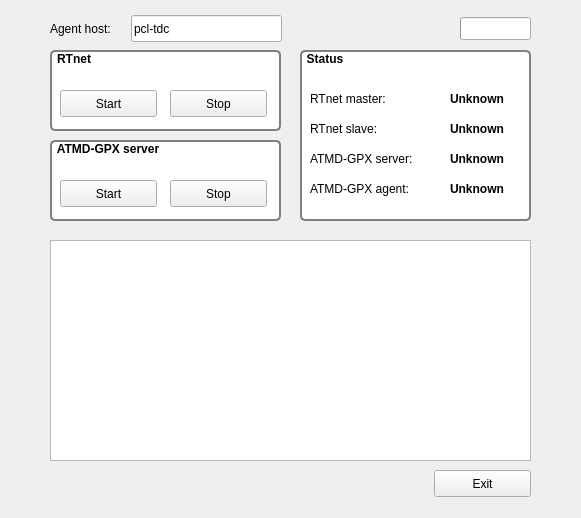
<?xml version="1.0" encoding="UTF-8"?>
<ui version="4.0">
 <class>MainWindow</class>
 <widget class="QMainWindow" name="MainWindow">
  <property name="geometry">
   <rect>
    <x>0</x>
    <y>0</y>
    <width>581</width>
    <height>518</height>
   </rect>
  </property>
  <property name="windowTitle">
   <string>RTnet and ATMD-GPX control</string>
  </property>
  <widget class="QWidget" name="centralWidget">
   <widget class="QGroupBox" name="groupBox">
    <property name="geometry">
     <rect>
      <x>50</x>
      <y>50</y>
      <width>231</width>
      <height>81</height>
     </rect>
    </property>
    <property name="font">
     <font>
      <weight>75</weight>
      <bold>true</bold>
     </font>
    </property>
    <property name="styleSheet">
     <string notr="true">QGroupBox {
    background-color: #FFFFFF;
    border: 2px solid gray;
    border-radius: 5px;
    margin-top: 1ex; /* leave space at the top for the title */
}
QGroupBox::title {
    top: 2px;
    left: 5px;
}
</string>
    </property>
    <property name="title">
     <string>RTnet</string>
    </property>
    <widget class="QPushButton" name="rtnet_start">
     <property name="geometry">
      <rect>
       <x>10</x>
       <y>40</y>
       <width>97</width>
       <height>27</height>
      </rect>
     </property>
     <property name="text">
      <string>Start</string>
     </property>
    </widget>
    <widget class="QPushButton" name="rtnet_stop">
     <property name="geometry">
      <rect>
       <x>120</x>
       <y>40</y>
       <width>97</width>
       <height>27</height>
      </rect>
     </property>
     <property name="text">
      <string>Stop</string>
     </property>
    </widget>
   </widget>
   <widget class="QGroupBox" name="groupBox_2">
    <property name="geometry">
     <rect>
      <x>50</x>
      <y>140</y>
      <width>231</width>
      <height>81</height>
     </rect>
    </property>
    <property name="font">
     <font>
      <weight>75</weight>
      <bold>true</bold>
     </font>
    </property>
    <property name="styleSheet">
     <string notr="true">QGroupBox {
    background-color: #FFFFFF;
    border: 2px solid gray;
    border-radius: 5px;
    margin-top: 1ex; /* leave space at the top for the title */
}
QGroupBox::title {
    top: 2px;
    left: 5px;
}
</string>
    </property>
    <property name="title">
     <string>ATMD-GPX server</string>
    </property>
    <widget class="QPushButton" name="atdm_start">
     <property name="geometry">
      <rect>
       <x>10</x>
       <y>40</y>
       <width>97</width>
       <height>27</height>
      </rect>
     </property>
     <property name="text">
      <string>Start</string>
     </property>
    </widget>
    <widget class="QPushButton" name="atmd_stop">
     <property name="geometry">
      <rect>
       <x>120</x>
       <y>40</y>
       <width>97</width>
       <height>27</height>
      </rect>
     </property>
     <property name="text">
      <string>Stop</string>
     </property>
    </widget>
   </widget>
   <widget class="QLineEdit" name="agent_host">
    <property name="geometry">
     <rect>
      <x>131</x>
      <y>15</y>
      <width>151</width>
      <height>27</height>
     </rect>
    </property>
    <property name="text">
     <string>pcl-tdc</string>
    </property>
   </widget>
   <widget class="QLabel" name="label">
    <property name="geometry">
     <rect>
      <x>50</x>
      <y>20</y>
      <width>81</width>
      <height>17</height>
     </rect>
    </property>
    <property name="text">
     <string>Agent host:</string>
    </property>
   </widget>
   <widget class="QGroupBox" name="groupBox_4">
    <property name="geometry">
     <rect>
      <x>300</x>
      <y>50</y>
      <width>231</width>
      <height>171</height>
     </rect>
    </property>
    <property name="font">
     <font>
      <weight>75</weight>
      <italic>false</italic>
      <bold>true</bold>
     </font>
    </property>
    <property name="styleSheet">
     <string notr="true">QGroupBox {
    background-color: #FFFFFF;
    border: 2px solid gray;
    border-radius: 5px;
    margin-top: 1ex; /* leave space at the top for the title */
}
QGroupBox::title {
    top: 2px;
    left: 5px;
}
</string>
    </property>
    <property name="title">
     <string>Status</string>
    </property>
    <widget class="QLabel" name="label_2">
     <property name="geometry">
      <rect>
       <x>10</x>
       <y>40</y>
       <width>111</width>
       <height>17</height>
      </rect>
     </property>
     <property name="text">
      <string>RTnet master:</string>
     </property>
    </widget>
    <widget class="QLabel" name="label_3">
     <property name="geometry">
      <rect>
       <x>10</x>
       <y>70</y>
       <width>111</width>
       <height>17</height>
      </rect>
     </property>
     <property name="text">
      <string>RTnet slave:</string>
     </property>
    </widget>
    <widget class="QLabel" name="label_4">
     <property name="geometry">
      <rect>
       <x>10</x>
       <y>100</y>
       <width>131</width>
       <height>17</height>
      </rect>
     </property>
     <property name="text">
      <string>ATMD-GPX server:</string>
     </property>
    </widget>
    <widget class="QLabel" name="label_5">
     <property name="geometry">
      <rect>
       <x>10</x>
       <y>130</y>
       <width>131</width>
       <height>17</height>
      </rect>
     </property>
     <property name="text">
      <string>ATMD-GPX agent:</string>
     </property>
    </widget>
    <widget class="QLabel" name="status_rtnet_master">
     <property name="geometry">
      <rect>
       <x>150</x>
       <y>40</y>
       <width>67</width>
       <height>17</height>
      </rect>
     </property>
     <property name="font">
      <font>
       <weight>75</weight>
       <italic>false</italic>
       <bold>true</bold>
      </font>
     </property>
     <property name="text">
      <string>Unknown</string>
     </property>
    </widget>
    <widget class="QLabel" name="status_atmd_server">
     <property name="geometry">
      <rect>
       <x>150</x>
       <y>100</y>
       <width>67</width>
       <height>17</height>
      </rect>
     </property>
     <property name="font">
      <font>
       <weight>75</weight>
       <italic>false</italic>
       <bold>true</bold>
      </font>
     </property>
     <property name="text">
      <string>Unknown</string>
     </property>
    </widget>
    <widget class="QLabel" name="status_atmd_agent">
     <property name="geometry">
      <rect>
       <x>150</x>
       <y>130</y>
       <width>67</width>
       <height>17</height>
      </rect>
     </property>
     <property name="font">
      <font>
       <weight>75</weight>
       <italic>false</italic>
       <bold>true</bold>
      </font>
     </property>
     <property name="text">
      <string>Unknown</string>
     </property>
    </widget>
    <widget class="QLabel" name="status_rtnet_slave">
     <property name="geometry">
      <rect>
       <x>150</x>
       <y>70</y>
       <width>67</width>
       <height>17</height>
      </rect>
     </property>
     <property name="font">
      <font>
       <weight>75</weight>
       <italic>false</italic>
       <bold>true</bold>
      </font>
     </property>
     <property name="text">
      <string>Unknown</string>
     </property>
    </widget>
   </widget>
   <widget class="QPlainTextEdit" name="command_output">
    <property name="geometry">
     <rect>
      <x>50</x>
      <y>240</y>
      <width>481</width>
      <height>221</height>
     </rect>
    </property>
   </widget>
   <widget class="QProgressBar" name="status_toggle">
    <property name="geometry">
     <rect>
      <x>460</x>
      <y>17</y>
      <width>71</width>
      <height>23</height>
     </rect>
    </property>
    <property name="value">
     <number>0</number>
    </property>
    <property name="textVisible">
     <bool>false</bool>
    </property>
   </widget>
   <widget class="QPushButton" name="exit_button">
    <property name="geometry">
     <rect>
      <x>434</x>
      <y>470</y>
      <width>97</width>
      <height>27</height>
     </rect>
    </property>
    <property name="text">
     <string>Exit</string>
    </property>
   </widget>
  </widget>
 </widget>
 <resources/>
 <connections/>
</ui>
